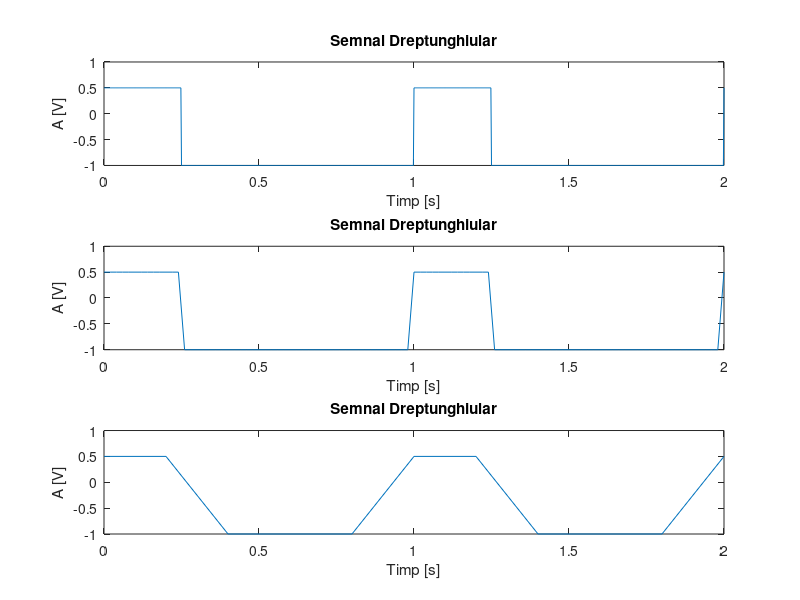

Reproduce this figure in MATLAB.
%Semnal dreptunghiular cu parametrii:
% factorul de umplere n=25%, perioada T=2s, nivel maxim A+=0.5, nivel minim A-=-1

%Vom folosi functia SQUARE.
%Functia square(t,duty)-genereaza un semnal dreptunghiular cu factorul de
%umplere (duty) specificat.
%Functia se comporta similar cu sin(t), in sensul ca unda are perioada
%2*pi, square(t,duty)= +1 pentru sin(t)>0 si square(t,duty)= -1 pentru sin(t)<0.


%Pentru t = 2ms rezolutia temporala

t=0:0.002:2; %0.002 = 2ms = rezolutia temporala
%A+=0.5 >0 => square(t*2*pi,25)=1; A-=-1 <0 => square(t*2*pi,25)= -1
%0.5 = a*1 - b
%-1 = a*(-1) - b
%Din cele 2 ecuatii rezulta a = 0.75, b = -0.25
s=0.75*square(t*2*pi, 25) - 0.25; 
hold on
subplot(3,1,1)
plot(t,s),title('Semnal Dreptunghiular'),xlabel('Timp [s]'),ylabel('A [V]')


%Pentru t = 20ms rezolutia temporala

t=0:0.02:2; %0.02 = 20ms = rezolutia temporala
s=0.75*square(t*2*pi, 25) - 0.25;
hold on
subplot(3,1,2)
plot(t,s),title('Semnal Dreptunghiular'),xlabel('Timp [s]'),ylabel('A [V]')



%Pentru t = 200ms rezolutia temporala

t=0:0.2:2;%t=0:0.2:2; %0.2 = 200ms = rezolutia temporala
s=0.75*square(t*2*pi, 25) - 0.25;
hold on
subplot(3,1,3)
plot(t,s),title('Semnal Dreptunghiular'),xlabel('Timp [s]'),ylabel('A [V]')
